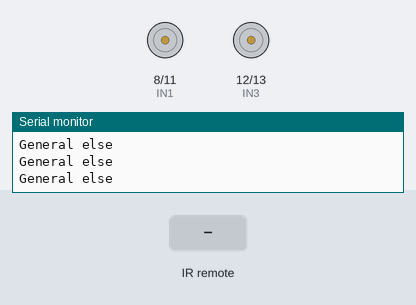
This sketch was run on a simulated Arduino Uno, built with avr-gcc and run on an emulated ATmega328P. On the bench: motor-driver pin pairs drawn as motors (green arrow = first pin HIGH = forward, orange = second pin HIGH = backward, longer = more drive, scaled by the enable pin), the last lines printed to the serial monitor. The test bench sets the inputs (shaded band).

Above: at 1.2 s.
1.3 s: infrared code 0x962814CA received
At 1.9 s:
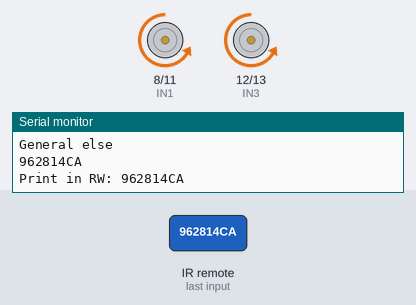
3.6 s: infrared code 0x5990708A received
At 4.2 s:
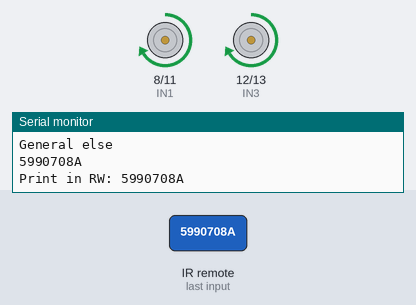
5.9 s: infrared code 0xB012615A received
At 6.5 s:
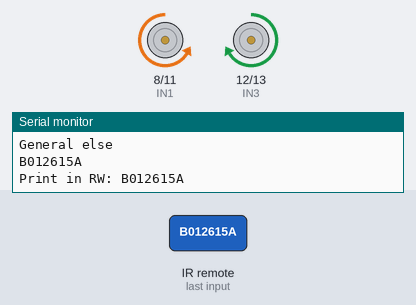
8.2 s: infrared code 0xB2CC429A received
At 8.6 s:
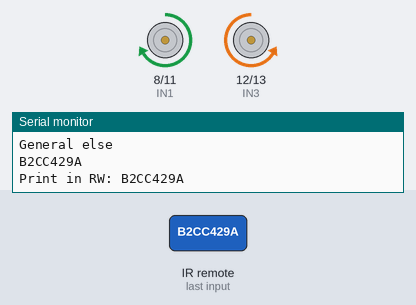
Timing chart, 0 to 11.2 s (numbered marks = the images above; inputs shaded):
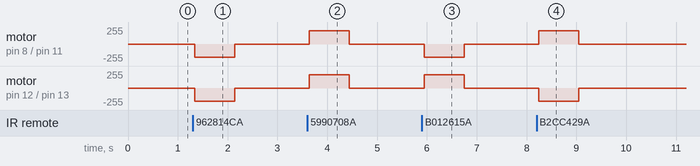

Measured:
- after the input at 1.3 s, motor on pin 8 (IN1) / pin 11 (IN2), motor on pin 12 (IN3) / pin 13 (IN4): stopped → backward 200/255 at once, → stopped 0.80 s later
- after the input at 3.6 s, motor on pin 8 (IN1) / pin 11 (IN2), motor on pin 12 (IN3) / pin 13 (IN4): stopped → forward 200/255 at once, → stopped 0.80 s later
- after the input at 5.9 s, motor on pin 8 (IN1) / pin 11 (IN2): stopped → backward 200/255 after 0.05 s, → stopped 0.80 s later; motor on pin 12 (IN3) / pin 13 (IN4): stopped → forward 200/255 after 0.05 s, → stopped 0.80 s later
- after the input at 8.2 s, motor on pin 8 (IN1) / pin 11 (IN2): stopped → forward 200/255 at once, → stopped 0.80 s later; motor on pin 12 (IN3) / pin 13 (IN4): stopped → backward 200/255 at once, → stopped 0.80 s later

The sketch:

IR_10_Rc.ino
```cpp
#include <IRremote.h>
#define Forward 0x962814CA
#define Backward 0x5990708A
#define Right 0xB012615A
#define Left 0xB2CC429A
int IN1 = 8;
int IN2 = 11;
int IN3 = 12;
int IN4 = 13;
int enA = 5; // 6; // 10;
int enB = 3; // 11; // 9;

int receiver = 6; // 7;
uint32_t Previous;
IRrecv irrecv(receiver);
decode_results result;

void setup() {
pinMode(IN1,OUTPUT);   //left motors forward
pinMode(IN2,OUTPUT);   //left motors reverse
pinMode(IN3,OUTPUT);   //right motors forward
pinMode(IN4,OUTPUT);   //right motors reverse
pinMode(enA,OUTPUT);
pinMode(enB,OUTPUT);
Serial.begin(9600);
irrecv.enableIRIn();

}

void RunWheels(long aValue)
{
     Serial.print("Print in RW: ");
     Serial.println( aValue, HEX);


    if(aValue==Forward){
  digitalWrite(IN3,LOW);
  digitalWrite(IN1,LOW);
  digitalWrite(IN2,HIGH);
  digitalWrite(IN4,HIGH);
  analogWrite(enB,200);
  analogWrite(enA,200);
  }

  else if(aValue==Backward){
  digitalWrite(IN2,LOW);
  digitalWrite(IN4,LOW);
  digitalWrite(IN1,HIGH);
  digitalWrite(IN3,HIGH);
  analogWrite(enB,200);
  analogWrite(enA,200);

  }

  else if(aValue==Right){
  digitalWrite(IN1,LOW);
  digitalWrite(IN2,HIGH);
  digitalWrite(IN3,HIGH);
  digitalWrite(IN4,LOW);
  analogWrite(enA,200);
  }

  else if(aValue==Left){
  digitalWrite(IN3,LOW);
  digitalWrite(IN1,HIGH);
  digitalWrite(IN2,LOW);
  digitalWrite(IN4,HIGH);
  analogWrite(enB,200);
  }
}

void loop() {
  // put your main code here, to run repeatedly:
  if (irrecv.decode(&result)){

   Serial.println(result.value,HEX);

   RunWheels(result.value);
   delay(800);
   irrecv.resume();
  }
  else
  {
    Serial.println("General else ");

    digitalWrite(IN1,LOW);
    digitalWrite(IN2,LOW);
    digitalWrite(IN3,LOW);
    digitalWrite(IN4,LOW);
  }
}
```
